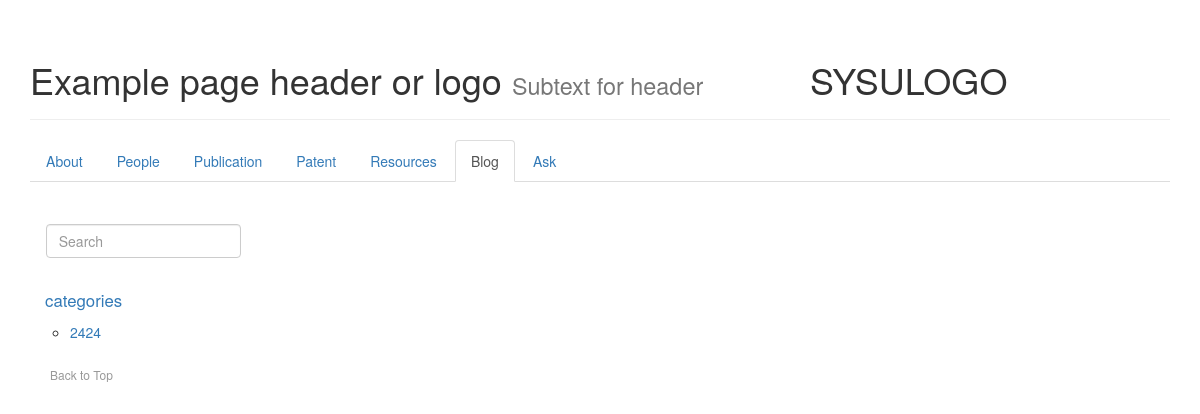
Page /blog/tag/1/ on the earlier database version.
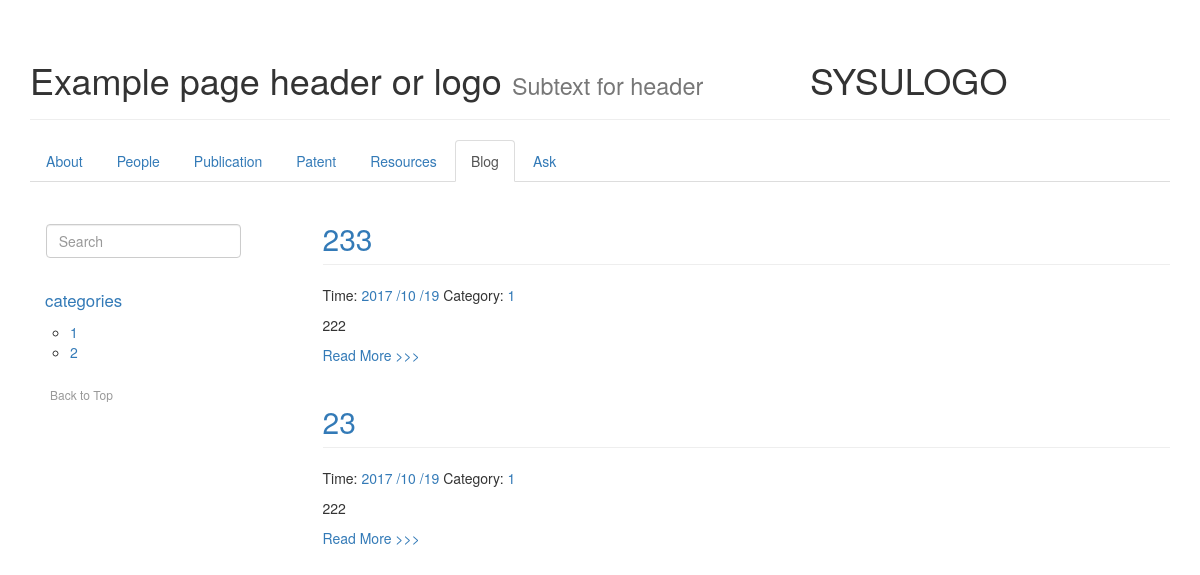
Same page on the later database version.
### IMS/models.py (models this page shows, shortened)
class blog(models.Model):
    title=models.CharField(max_length=100)
    category = models.CharField(max_length=50, blank=True)
    date_time = models.DateTimeField(auto_now_add=True,null=True)
    content = models.TextField(null=True)
    class Meta:
        ordering = ['-date_time']

### IMS/views.py (the view)
# urls.py: url(r'^blog/tag/(?P<tag>\w+)/$', IMSview.blogTag, name='blogTag'),
def blogTag(request, tag):
    categories = blog.objects.all().values('category').distinct().order_by('category')
    try:
        postList = blog.objects.filter(category__iexact=tag)  # contains
    except blog.DoesNotExist:
        raise Http404
    return render(request, 'blogTag.html', {'post_list': postList,'categories':categories})

### templates/blogTag.html (shortened to what this page needs)
{% extends "base.html" %}
{% load markdown_deux_tags %}
{% block content %}
    <ul class="nav nav-tabs" role="tablist">
        <li role="presentation"><a href="/">About</a></li>
        <li role="presentation"><a href="/people/">People</a></li>
        <li role="presentation"><a href="/publication/" role="tab">Publication</a></li>
        <li role="presentation"><a href="#messages" role="tab">Patent</a></li>
        <li role="presentation"><a href="#settings">Resources</a></li>
        <li role="presentation" class="active"><a href="/blog/">Blog</a></li>
        <li role="presentation"><a href="#settings">Ask</a></li>
    </ul>
    <div class="row">
        <div class="col-md-3">
            <div class="row-toolbar" style="margin-top:16%; margin-left:6%;">
                <form class="form-inline" action="/blog/search/" method="get">
                    <div class="form-group">
                        <input type="text" class="form-control" placeholder="Search" name="search">
                    </div>
                </form>
            </div>
            <nav class="hidden-print hidden-xs hidden-sm">
                <ul class="nav bs-docs-sidenav">
                    <li>
                        <a href="#top" style="font-size:120%">categories</a>
                        <ul>
                            {% for item in categories %}
                            <li><a href="/blog/tag/{{ item.category }}">{{ item.category }}</a></li>
                            {% endfor %}
                        </ul>
                    </li>
                </ul>
                <a class="back-to-top" href="#top">
                    Back to Top
                </a>
            </nav>
        </div>
        <div class="posts col-md-9">
            {% for post in post_list %}
                <section class="post">
                    <header class="post-header">
                        <h2 class="post-title page-header"><a
                                href="{% url "blogDetail" id=post.id %}">{{ post.title }}</a></h2>
                        <p class="post-meta">
                            Time: <a class="post-author" href="#">{{ post.date_time |date:"Y /m /d" }}</a>
                            Category: <a class="post-category post-category-js"
                                href="{% url "blogTag" tag=post.category %}">{{ post.category|title }}</a>
                        </p>
                    </header>
                    <div class="post-description">
                        <p>
                            {{ post.content|markdown:'recipe'|truncatewords_html:10|striptags }}
                        </p>
                    </div>
                    <a class="pure-button" href="{% url "blogDetail" id=post.id %}">Read More >>> </a>
                </section>
            {% endfor %}
        </div>
    </div>
{% endblock %}

Differences in the rows shown:
added blog: title "233", date_time "2017 /10 /19", category "1", content "222"
now on this page (row edited): blog: title "23", date_time "2017 /10 /19", category "1", content "222"
Other differences:
new list line: "1"
new list line: "2"
list line gone: "2424"
